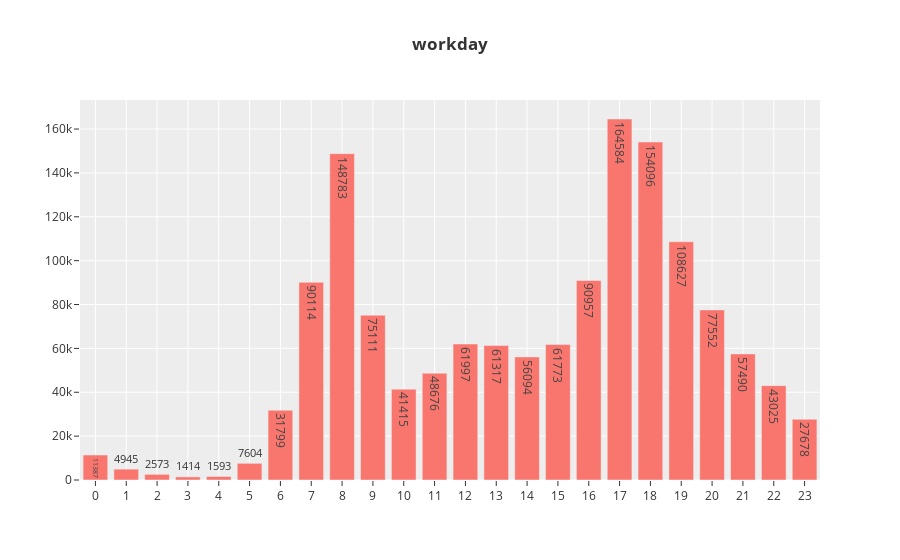
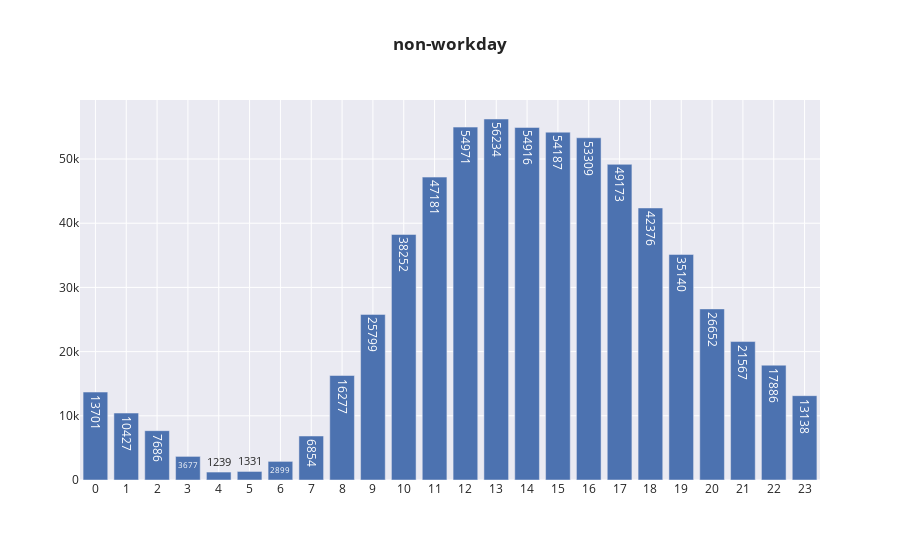

The cell these charts' notebook holds for them, in order:
### Code cell
import plotly.graph_objects as go
fig = go.Figure()
fig.add_trace(
    go.Bar( x=df_temp_workday['hour'], y=df_temp_workday['count'], text=df_temp_workday['count'], textposition='auto', texttemplate='%{text:.0f}' )
)
fig.update_layout({ 
        "title": { "text": "<b>workday</b>" },    
        "xaxis": { "showticklabels":True, "dtick": "1" },
        "template":'ggplot2'            
})
fig.show()

fig = go.Figure()
fig.add_trace(
    go.Bar( x=df_temp_nonworkday['hour'], y=df_temp_nonworkday['count'], text=df_temp_nonworkday['count'], textposition='auto', texttemplate='%{text:.0f}' )
)
fig.update_layout({
        "title": { "text": "<b>non-workday</b>" },
        "xaxis": { "showticklabels":True, "dtick": "1" },
        "template":'seaborn'            
})
fig.show()

### Figure 1 — Plotly figure (JSON) as saved in the notebook; plotly's stock layout.template omitted (floating-point values rounded to 4 significant figures)
{"data": [{"text": [11387, 4945, 2573, 1414, 1593, 7604, 31799, 90114, 148783, 75111, 41415, 48676, 61997, 61317, 56094, 61773, 90957, 164584, 154096, 108627, 77552, 57490, 43025, 27678], "textposition": "auto", "texttemplate": "%{text:.0f}", "type": "bar", "x": [0, 1, 2, 3, 4, 5, 6, 7, 8, 9, 10, 11, 12, 13, 14, 15, 16, 17, 18, 19, 20, 21, 22, 23], "y": [11387, 4945, 2573, 1414, 1593, 7604, 31799, 90114, 148783, 75111, 41415, 48676, 61997, 61317, 56094, 61773, 90957, 164584, 154096, 108627, 77552, 57490, 43025, 27678]}], "layout": {"title": {"text": "<b>workday</b>"}, "xaxis": {"dtick": "1", "showticklabels": true}}}

### Figure 2 — Plotly figure (JSON) as saved in the notebook; plotly's stock layout.template omitted (floating-point values rounded to 4 significant figures)
{"data": [{"text": [13701, 10427, 7686, 3677, 1239, 1331, 2899, 6854, 16277, 25799, 38252, 47181, 54971, 56234, 54916, 54187, 53309, 49173, 42376, 35140, 26652, 21567, 17886, 13138], "textposition": "auto", "texttemplate": "%{text:.0f}", "type": "bar", "x": [0, 1, 2, 3, 4, 5, 6, 7, 8, 9, 10, 11, 12, 13, 14, 15, 16, 17, 18, 19, 20, 21, 22, 23], "y": [13701, 10427, 7686, 3677, 1239, 1331, 2899, 6854, 16277, 25799, 38252, 47181, 54971, 56234, 54916, 54187, 53309, 49173, 42376, 35140, 26652, 21567, 17886, 13138]}], "layout": {"title": {"text": "<b>non-workday</b>"}, "xaxis": {"dtick": "1", "showticklabels": true}}}
